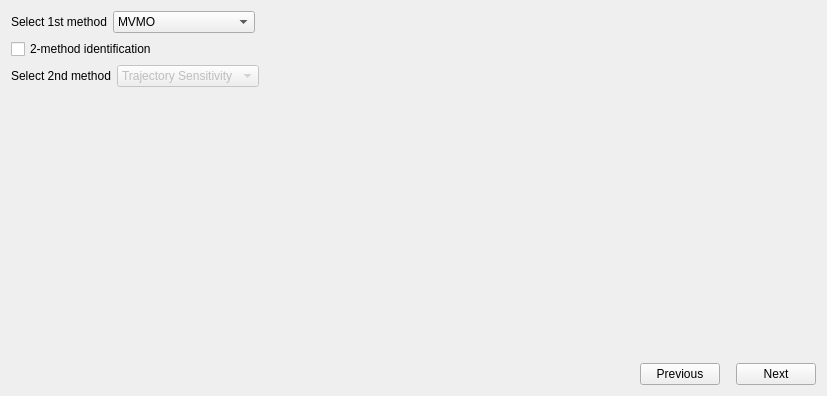
<?xml version="1.0" encoding="UTF-8"?>
<ui version="4.0">
 <class>method_selection</class>
 <widget class="QWidget" name="method_selection">
  <property name="geometry">
   <rect>
    <x>0</x>
    <y>0</y>
    <width>827</width>
    <height>396</height>
   </rect>
  </property>
  <property name="minimumSize">
   <size>
    <width>827</width>
    <height>396</height>
   </size>
  </property>
  <property name="windowTitle">
   <string>Form</string>
  </property>
  <layout class="QGridLayout" name="gridLayout">
   <item row="0" column="0">
    <layout class="QHBoxLayout" name="horizontalLayout_2">
     <item>
      <widget class="QLabel" name="label">
       <property name="text">
        <string>Select 1st method</string>
       </property>
      </widget>
     </item>
     <item>
      <widget class="QComboBox" name="method1">
       <item>
        <property name="text">
         <string>MVMO</string>
        </property>
       </item>
       <item>
        <property name="text">
         <string>PSO</string>
        </property>
       </item>
       <item>
        <property name="text">
         <string>Trajectory Sensitivity</string>
        </property>
       </item>
      </widget>
     </item>
     <item>
      <spacer name="horizontalSpacer_3">
       <property name="orientation">
        <enum>Qt::Horizontal</enum>
       </property>
       <property name="sizeHint" stdset="0">
        <size>
         <width>40</width>
         <height>20</height>
        </size>
       </property>
      </spacer>
     </item>
    </layout>
   </item>
   <item row="1" column="0">
    <widget class="QCheckBox" name="checkBox">
     <property name="text">
      <string>2-method identification</string>
     </property>
    </widget>
   </item>
   <item row="2" column="0">
    <layout class="QHBoxLayout" name="horizontalLayout_3">
     <item>
      <widget class="QLabel" name="label_2">
       <property name="text">
        <string>Select 2nd method</string>
       </property>
      </widget>
     </item>
     <item>
      <widget class="QComboBox" name="method2">
       <property name="enabled">
        <bool>false</bool>
       </property>
       <item>
        <property name="text">
         <string>Trajectory Sensitivity</string>
        </property>
       </item>
      </widget>
     </item>
     <item>
      <spacer name="horizontalSpacer_4">
       <property name="orientation">
        <enum>Qt::Horizontal</enum>
       </property>
       <property name="sizeHint" stdset="0">
        <size>
         <width>40</width>
         <height>20</height>
        </size>
       </property>
      </spacer>
     </item>
    </layout>
   </item>
   <item row="3" column="0">
    <spacer name="verticalSpacer">
     <property name="orientation">
      <enum>Qt::Vertical</enum>
     </property>
     <property name="sizeHint" stdset="0">
      <size>
       <width>20</width>
       <height>301</height>
      </size>
     </property>
    </spacer>
   </item>
   <item row="4" column="0">
    <layout class="QHBoxLayout" name="horizontalLayout">
     <item>
      <spacer name="horizontalSpacer_2">
       <property name="orientation">
        <enum>Qt::Horizontal</enum>
       </property>
       <property name="sizeHint" stdset="0">
        <size>
         <width>40</width>
         <height>20</height>
        </size>
       </property>
      </spacer>
     </item>
     <item>
      <widget class="QPushButton" name="previous">
       <property name="text">
        <string>Previous</string>
       </property>
      </widget>
     </item>
     <item>
      <spacer name="horizontalSpacer">
       <property name="orientation">
        <enum>Qt::Horizontal</enum>
       </property>
       <property name="sizeType">
        <enum>QSizePolicy::Fixed</enum>
       </property>
       <property name="sizeHint" stdset="0">
        <size>
         <width>10</width>
         <height>20</height>
        </size>
       </property>
      </spacer>
     </item>
     <item>
      <widget class="QPushButton" name="next">
       <property name="text">
        <string>Next</string>
       </property>
      </widget>
     </item>
    </layout>
   </item>
  </layout>
 </widget>
 <resources/>
 <connections/>
</ui>
